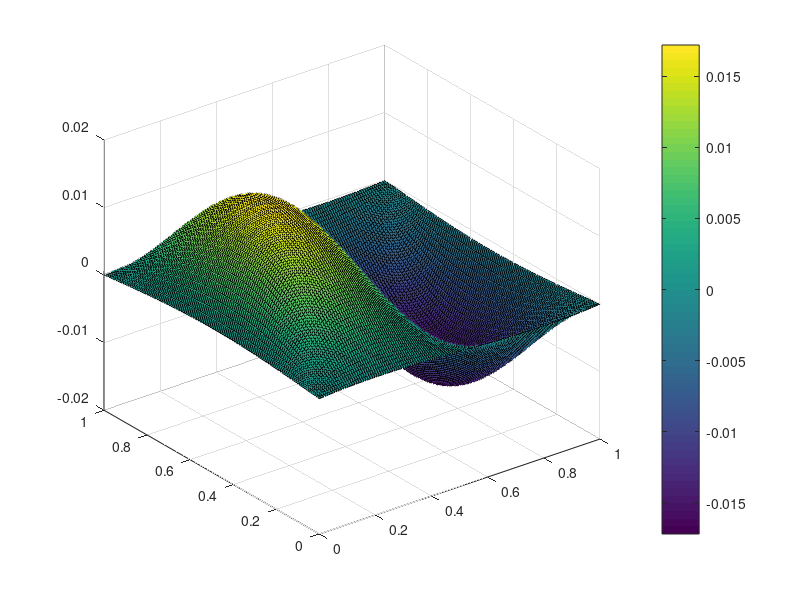

The MATLAB script that drew this image:
clc;
clear;
close all;

PI = 2*asin(1);

m = 7;
n = 2^(m) - 1;

a = 0;
b = 1;
x = linspace(a, b, n)'; y = x;
[X, Y] = meshgrid(x, y);

f = @(x, y) -cos(PI*x).*sin(PI*y);

f_eval = f(X, Y);
f_eval_dst_yx = dst(dst(f_eval).').';

% Compute the sine coefficients of the solution
p = (1:n)'; q = p;
[P, Q] = meshgrid(p, q);
mat = P.^(2) + Q.^(2);
u_hat = f_eval_dst_yx./(-PI^(2)*mat);

% Apply inverse DST to recover solution at gridpoints
u = idst(idst(u_hat).').';

figure;
surf(X, Y, u);
colorbar;